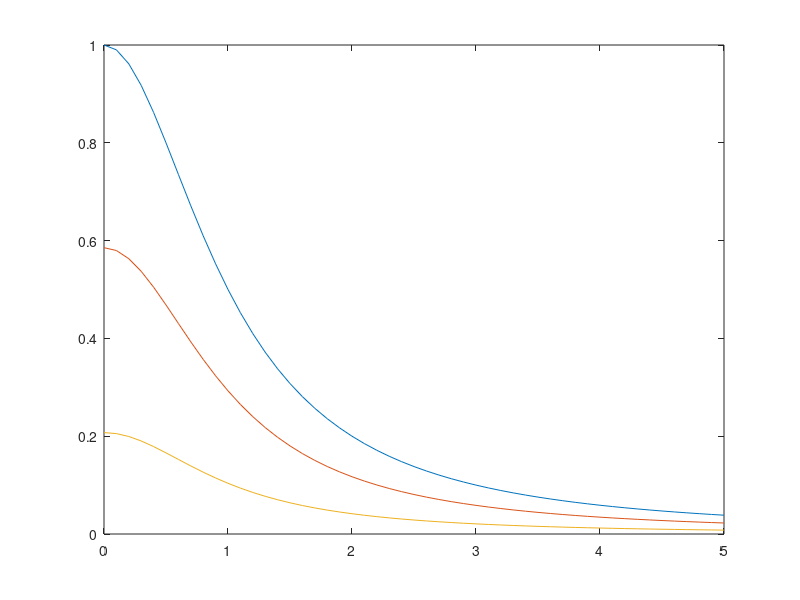
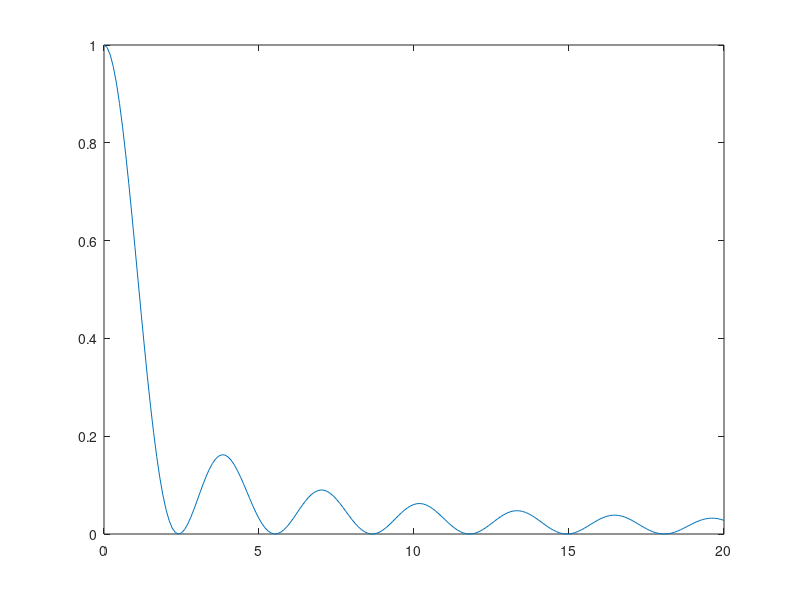

Write the MATLAB code that produced these figures, in order.
% Normalized correlation function in rayleigh fading
clear all;clc;close all;
a=0:.1:5;
c=[0 1 1.6];

for i=1:length(c),
co(i,:)=(besselj(0,c(i)))^2./(1+(a.^2));
end
figure,plot(a,co');

b=0:.1:20;
co_a=(besselj(0,b).^2);
figure,plot(b,co_a);
